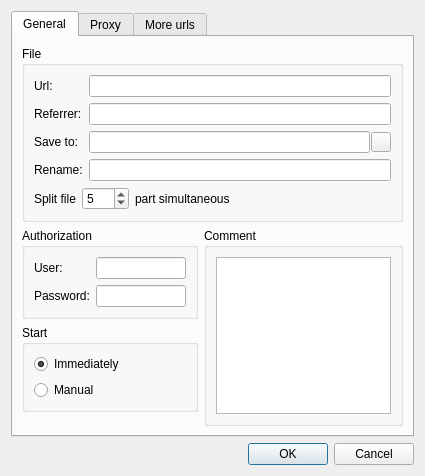
<?xml version="1.0" encoding="UTF-8"?>
<ui version="4.0">
 <class>newTask</class>
 <widget class="QDialog" name="newTask">
  <property name="geometry">
   <rect>
    <x>0</x>
    <y>0</y>
    <width>425</width>
    <height>476</height>
   </rect>
  </property>
  <property name="sizePolicy">
   <sizepolicy hsizetype="Preferred" vsizetype="Preferred">
    <horstretch>0</horstretch>
    <verstretch>0</verstretch>
   </sizepolicy>
  </property>
  <property name="windowTitle">
   <string>New Task</string>
  </property>
  <layout class="QVBoxLayout" name="verticalLayout_7">
   <item>
    <widget class="QTabWidget" name="tabWidget">
     <property name="currentIndex">
      <number>0</number>
     </property>
     <widget class="QWidget" name="tab">
      <attribute name="title">
       <string>General</string>
      </attribute>
      <layout class="QVBoxLayout" name="verticalLayout_6">
       <item>
        <widget class="QGroupBox" name="fileGroupBox">
         <property name="sizePolicy">
          <sizepolicy hsizetype="Preferred" vsizetype="Preferred">
           <horstretch>0</horstretch>
           <verstretch>0</verstretch>
          </sizepolicy>
         </property>
         <property name="title">
          <string>File</string>
         </property>
         <layout class="QVBoxLayout" name="verticalLayout_5">
          <item>
           <layout class="QGridLayout" name="gridLayout">
            <item row="1" column="0">
             <widget class="QLabel" name="urlLabel">
              <property name="text">
               <string>Url:</string>
              </property>
             </widget>
            </item>
            <item row="1" column="1">
             <widget class="QLineEdit" name="urlLineEdit"/>
            </item>
            <item row="3" column="0">
             <widget class="QLabel" name="SavetoLabel">
              <property name="text">
               <string>Save to:</string>
              </property>
             </widget>
            </item>
            <item row="3" column="1">
             <layout class="QHBoxLayout" name="horizontalLayout_2">
              <property name="spacing">
               <number>1</number>
              </property>
              <property name="sizeConstraint">
               <enum>QLayout::SetDefaultConstraint</enum>
              </property>
              <property name="bottomMargin">
               <number>0</number>
              </property>
              <item>
               <widget class="QLineEdit" name="saveToLineEdit">
                <property name="sizePolicy">
                 <sizepolicy hsizetype="Expanding" vsizetype="Fixed">
                  <horstretch>0</horstretch>
                  <verstretch>0</verstretch>
                 </sizepolicy>
                </property>
               </widget>
              </item>
              <item>
               <widget class="QPushButton" name="saveToPushButton">
                <property name="sizePolicy">
                 <sizepolicy hsizetype="Fixed" vsizetype="Fixed">
                  <horstretch>0</horstretch>
                  <verstretch>0</verstretch>
                 </sizepolicy>
                </property>
                <property name="minimumSize">
                 <size>
                  <width>16</width>
                  <height>0</height>
                 </size>
                </property>
                <property name="maximumSize">
                 <size>
                  <width>20</width>
                  <height>20</height>
                 </size>
                </property>
                <property name="focusPolicy">
                 <enum>Qt::StrongFocus</enum>
                </property>
                <property name="autoFillBackground">
                 <bool>false</bool>
                </property>
                <property name="text">
                 <string/>
                </property>
                <property name="icon">
                 <iconset resource="../netfleet.qrc">
                  <normaloff>:/images/open.png</normaloff>:/images/open.png</iconset>
                </property>
                <property name="autoDefault">
                 <bool>true</bool>
                </property>
               </widget>
              </item>
             </layout>
            </item>
            <item row="4" column="0">
             <widget class="QLabel" name="renameLabel">
              <property name="text">
               <string>Rename:</string>
              </property>
             </widget>
            </item>
            <item row="4" column="1">
             <widget class="QLineEdit" name="renameLineEdit"/>
            </item>
            <item row="2" column="0">
             <widget class="QLabel" name="label_3">
              <property name="text">
               <string>Referrer:</string>
              </property>
             </widget>
            </item>
            <item row="2" column="1">
             <widget class="QLineEdit" name="referrerLineEdit"/>
            </item>
           </layout>
          </item>
          <item>
           <layout class="QHBoxLayout" name="horizontalLayout">
            <item>
             <widget class="QLabel" name="label">
              <property name="text">
               <string>Split file</string>
              </property>
             </widget>
            </item>
            <item>
             <widget class="QSpinBox" name="splitSpinBox">
              <property name="minimum">
               <number>1</number>
              </property>
              <property name="maximum">
               <number>128</number>
              </property>
              <property name="value">
               <number>5</number>
              </property>
             </widget>
            </item>
            <item>
             <widget class="QLabel" name="label_2">
              <property name="text">
               <string>part simultaneous</string>
              </property>
             </widget>
            </item>
            <item>
             <spacer name="horizontalSpacer">
              <property name="orientation">
               <enum>Qt::Horizontal</enum>
              </property>
              <property name="sizeHint" stdset="0">
               <size>
                <width>40</width>
                <height>20</height>
               </size>
              </property>
             </spacer>
            </item>
           </layout>
          </item>
         </layout>
        </widget>
       </item>
       <item>
        <layout class="QHBoxLayout" name="horizontalLayout_3">
         <item>
          <layout class="QVBoxLayout" name="verticalLayout_4">
           <item>
            <widget class="QGroupBox" name="authorizationGroupBox">
             <property name="sizePolicy">
              <sizepolicy hsizetype="Preferred" vsizetype="Preferred">
               <horstretch>0</horstretch>
               <verstretch>0</verstretch>
              </sizepolicy>
             </property>
             <property name="title">
              <string>Authorization</string>
             </property>
             <layout class="QVBoxLayout" name="verticalLayout_3">
              <item>
               <layout class="QGridLayout" name="gridLayout_2">
                <item row="0" column="0">
                 <widget class="QLabel" name="userLabel">
                  <property name="text">
                   <string>User:</string>
                  </property>
                 </widget>
                </item>
                <item row="0" column="1">
                 <widget class="QLineEdit" name="userLineEdit">
                  <property name="minimumSize">
                   <size>
                    <width>90</width>
                    <height>0</height>
                   </size>
                  </property>
                 </widget>
                </item>
                <item row="1" column="0">
                 <widget class="QLabel" name="passwordLabel">
                  <property name="text">
                   <string>Password:</string>
                  </property>
                 </widget>
                </item>
                <item row="1" column="1">
                 <widget class="QLineEdit" name="passwordLineEdit">
                  <property name="echoMode">
                   <enum>QLineEdit::Password</enum>
                  </property>
                 </widget>
                </item>
               </layout>
              </item>
             </layout>
            </widget>
           </item>
           <item>
            <widget class="QGroupBox" name="groupBox">
             <property name="title">
              <string>Start</string>
             </property>
             <layout class="QVBoxLayout" name="verticalLayout_2">
              <item>
               <layout class="QGridLayout" name="gridLayout_3">
                <item row="1" column="0">
                 <widget class="QRadioButton" name="manualRadioButton">
                  <property name="text">
                   <string>Manual</string>
                  </property>
                 </widget>
                </item>
                <item row="0" column="0">
                 <widget class="QRadioButton" name="immediatelyRadioButton">
                  <property name="text">
                   <string>Immediately</string>
                  </property>
                  <property name="checked">
                   <bool>true</bool>
                  </property>
                 </widget>
                </item>
               </layout>
              </item>
             </layout>
            </widget>
           </item>
           <item>
            <spacer name="verticalSpacer">
             <property name="orientation">
              <enum>Qt::Vertical</enum>
             </property>
             <property name="sizeHint" stdset="0">
              <size>
               <width>20</width>
               <height>40</height>
              </size>
             </property>
            </spacer>
           </item>
          </layout>
         </item>
         <item>
          <widget class="QGroupBox" name="groupBox_2">
           <property name="title">
            <string>Comment</string>
           </property>
           <layout class="QVBoxLayout" name="verticalLayout">
            <item>
             <widget class="QTextEdit" name="commentTextEdit"/>
            </item>
           </layout>
          </widget>
         </item>
        </layout>
       </item>
      </layout>
     </widget>
     <widget class="QWidget" name="proxy">
      <attribute name="title">
       <string>Proxy</string>
      </attribute>
      <layout class="QVBoxLayout" name="verticalLayout_9">
       <item>
        <widget class="QRadioButton" name="noProxyRadioButton">
         <property name="text">
          <string>No Proxy</string>
         </property>
         <property name="checked">
          <bool>true</bool>
         </property>
        </widget>
       </item>
       <item>
        <widget class="QRadioButton" name="singleProxyRadioButton">
         <property name="text">
          <string>Single Proxy</string>
         </property>
        </widget>
       </item>
       <item>
        <widget class="QComboBox" name="singleProxyComboBox">
         <property name="enabled">
          <bool>false</bool>
         </property>
        </widget>
       </item>
       <item>
        <widget class="QRadioButton" name="mutipleProxyRadioButton">
         <property name="text">
          <string>Mutiple Proxy</string>
         </property>
        </widget>
       </item>
       <item>
        <widget class="QTableWidget" name="mutipleProxyTableWidget">
         <property name="enabled">
          <bool>false</bool>
         </property>
         <property name="editTriggers">
          <set>QAbstractItemView::NoEditTriggers</set>
         </property>
         <column>
          <property name="text">
           <string>Thread</string>
          </property>
         </column>
         <column>
          <property name="text">
           <string>Proxy</string>
          </property>
         </column>
        </widget>
       </item>
       <item>
        <layout class="QHBoxLayout" name="horizontalLayout_5">
         <item>
          <spacer name="horizontalSpacer_3">
           <property name="orientation">
            <enum>Qt::Horizontal</enum>
           </property>
           <property name="sizeHint" stdset="0">
            <size>
             <width>40</width>
             <height>20</height>
            </size>
           </property>
          </spacer>
         </item>
         <item>
          <widget class="QPushButton" name="addMultipleProxyPushButton">
           <property name="enabled">
            <bool>false</bool>
           </property>
           <property name="text">
            <string>Add</string>
           </property>
          </widget>
         </item>
         <item>
          <widget class="QPushButton" name="deleteMultipleProxyPushButton">
           <property name="enabled">
            <bool>false</bool>
           </property>
           <property name="text">
            <string>Delete</string>
           </property>
          </widget>
         </item>
        </layout>
       </item>
      </layout>
     </widget>
     <widget class="QWidget" name="moreUrls">
      <attribute name="title">
       <string>More urls</string>
      </attribute>
      <layout class="QVBoxLayout" name="verticalLayout_8">
       <item>
        <widget class="QTableWidget" name="ulrsTableWidget">
         <property name="editTriggers">
          <set>QAbstractItemView::NoEditTriggers</set>
         </property>
         <property name="selectionBehavior">
          <enum>QAbstractItemView::SelectRows</enum>
         </property>
         <column>
          <property name="text">
           <string>Thread</string>
          </property>
         </column>
         <column>
          <property name="text">
           <string>Url</string>
          </property>
         </column>
        </widget>
       </item>
       <item>
        <layout class="QHBoxLayout" name="horizontalLayout_4">
         <item>
          <spacer name="horizontalSpacer_2">
           <property name="orientation">
            <enum>Qt::Horizontal</enum>
           </property>
           <property name="sizeHint" stdset="0">
            <size>
             <width>40</width>
             <height>20</height>
            </size>
           </property>
          </spacer>
         </item>
         <item>
          <widget class="QPushButton" name="addUrlPushButton">
           <property name="text">
            <string>Add</string>
           </property>
          </widget>
         </item>
         <item>
          <widget class="QPushButton" name="deleteUrlPushButton">
           <property name="text">
            <string>Delete</string>
           </property>
          </widget>
         </item>
        </layout>
       </item>
      </layout>
     </widget>
    </widget>
   </item>
   <item>
    <widget class="QDialogButtonBox" name="buttonBox">
     <property name="standardButtons">
      <set>QDialogButtonBox::Cancel|QDialogButtonBox::Ok</set>
     </property>
    </widget>
   </item>
  </layout>
 </widget>
 <resources>
  <include location="../netfleet.qrc"/>
 </resources>
 <connections>
  <connection>
   <sender>buttonBox</sender>
   <signal>rejected()</signal>
   <receiver>newTask</receiver>
   <slot>reject()</slot>
   <hints>
    <hint type="sourcelabel">
     <x>249</x>
     <y>306</y>
    </hint>
    <hint type="destinationlabel">
     <x>249</x>
     <y>163</y>
    </hint>
   </hints>
  </connection>
  <connection>
   <sender>singleProxyRadioButton</sender>
   <signal>toggled(bool)</signal>
   <receiver>singleProxyComboBox</receiver>
   <slot>setEnabled(bool)</slot>
   <hints>
    <hint type="sourcelabel">
     <x>212</x>
     <y>69</y>
    </hint>
    <hint type="destinationlabel">
     <x>212</x>
     <y>95</y>
    </hint>
   </hints>
  </connection>
  <connection>
   <sender>mutipleProxyRadioButton</sender>
   <signal>toggled(bool)</signal>
   <receiver>mutipleProxyTableWidget</receiver>
   <slot>setEnabled(bool)</slot>
   <hints>
    <hint type="sourcelabel">
     <x>212</x>
     <y>122</y>
    </hint>
    <hint type="destinationlabel">
     <x>212</x>
     <y>286</y>
    </hint>
   </hints>
  </connection>
  <connection>
   <sender>mutipleProxyRadioButton</sender>
   <signal>toggled(bool)</signal>
   <receiver>addMultipleProxyPushButton</receiver>
   <slot>setEnabled(bool)</slot>
   <hints>
    <hint type="sourcelabel">
     <x>212</x>
     <y>122</y>
    </hint>
    <hint type="destinationlabel">
     <x>313</x>
     <y>422</y>
    </hint>
   </hints>
  </connection>
  <connection>
   <sender>mutipleProxyRadioButton</sender>
   <signal>toggled(bool)</signal>
   <receiver>deleteMultipleProxyPushButton</receiver>
   <slot>setEnabled(bool)</slot>
   <hints>
    <hint type="sourcelabel">
     <x>212</x>
     <y>122</y>
    </hint>
    <hint type="destinationlabel">
     <x>377</x>
     <y>422</y>
    </hint>
   </hints>
  </connection>
 </connections>
</ui>
